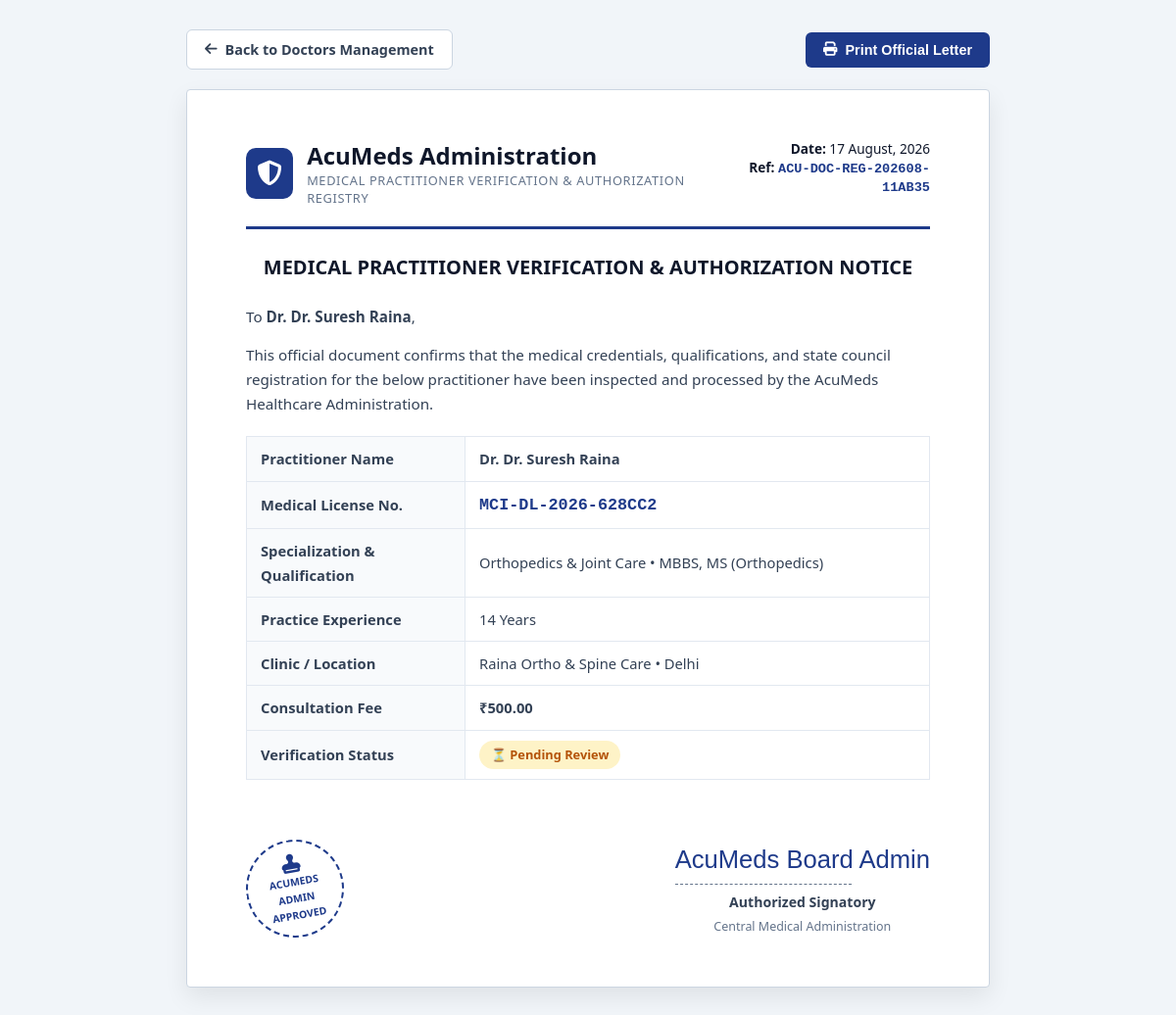
Screenshot of /doctor/11/letter (signed in) with the database file from the repository.
### app/models.py (models this page shows, shortened)
class Doctor(db.Model):
    __tablename__ = 'doctors'
    id = db.Column(db.Integer, primary_key=True)
    user_id = db.Column(db.Integer, db.ForeignKey('users.id'), nullable=False, unique=True)
    specialization = db.Column(db.String(120), nullable=False)
    qualification = db.Column(db.String(120), nullable=False)
    experience_years = db.Column(db.Integer, default=1)
    license_number = db.Column(db.String(80), nullable=False)
    clinic_name = db.Column(db.String(150))
    clinic_address = db.Column(db.Text)
    city = db.Column(db.String(80))
    consultation_fee = db.Column(db.Float, default=300.0)
    bio = db.Column(db.Text)
    rating = db.Column(db.Float, default=4.9)
    total_reviews = db.Column(db.Integer, default=0)
    is_verified = db.Column(db.Boolean, default=False)
    is_available = db.Column(db.Boolean, default=False)
    available_days = db.Column(db.String(100), default='Mon,Tue,Wed,Thu,Fri,Sat')
    available_time_start = db.Column(db.String(20), default='09:00 AM')
    available_time_end = db.Column(db.String(20), default='08:00 PM')
    avatar = db.Column(db.String(255), default='images/doctor-default.png')
    created_at = db.Column(db.DateTime, default=datetime.utcnow)
    verified_at = db.Column(db.DateTime, nullable=True)
    verification_notes = db.Column(db.Text, nullable=True)
    registration_ref = db.Column(db.String(100), nullable=True)
    approval_letter_ref = db.Column(db.String(100), nullable=True)
    rejection_reason = db.Column(db.Text, nullable=True)
    appointments = db.relationship('DoctorAppointment', backref='doctor', lazy=True, foreign_keys='DoctorAppointment.doctor_id', cascade='all, delete-orphan')
    prescriptions = db.relationship('DoctorPrescription', backref='doctor', lazy=True, foreign_keys='DoctorPrescription.doctor_id', cascade='all, delete-orphan')

class User(UserMixin, db.Model):
    __tablename__ = 'users'
    id = db.Column(db.Integer, primary_key=True)
    username = db.Column(db.String(80), unique=True, nullable=False)
    email = db.Column(db.String(120), unique=True, nullable=False)
    password_hash = db.Column(db.String(255), nullable=False)
    full_name = db.Column(db.String(120))
    phone = db.Column(db.String(20))
    address = db.Column(db.Text)
    city = db.Column(db.String(80))  # Location/city of user
    age = db.Column(db.Integer)
    gender = db.Column(db.String(20))
    role = db.Column(db.String(20), default='customer')
    created_at = db.Column(db.DateTime, default=datetime.utcnow)
    is_admin = db.Column(db.Boolean, default=False)
    is_active = db.Column(db.Boolean, default=True)
    orders = db.relationship('Order', backref='user', lazy=True, cascade='all, delete-orphan')
    cart_items = db.relationship('CartItem', backref='user', lazy=True, cascade='all, delete-orphan')
    prescriptions = db.relationship('Prescription', backref='user', lazy=True, cascade='all, delete-orphan')
    recommendations = db.relationship('Recommendation', backref='user', lazy=True, cascade='all, delete-orphan')
    shopkeeper = db.relationship('Shopkeeper', backref='user', uselist=False, cascade='all, delete-orphan')
    delivery_agent = db.relationship('DeliveryAgent', backref='user', uselist=False, cascade='all, delete-orphan')
    doctor = db.relationship('Doctor', backref='user', uselist=False, cascade='all, delete-orphan')
    patient_appointments = db.relationship('DoctorAppointment', backref='patient', lazy=True, foreign_keys='DoctorAppointment.patient_id', cascade='all, delete-orphan')
    patient_prescriptions = db.relationship('DoctorPrescription', backref='patient', lazy=True, foreign_keys='DoctorPrescription.patient_id', cascade='all, delete-orphan')
    notifications = db.relationship('Notification', backref='user', lazy=True, cascade='all, delete-orphan')
    ratings = db.relationship('MedicineRating', backref='user', lazy=True, cascade='all, delete-orphan')

### app/routes.py (the view)
@dashboard_bp.route('/doctor/<int:doctor_id>/letter')
@admin_required
def doctor_letter(doctor_id):
    doctor = Doctor.query.get_or_404(doctor_id)
    return render_template('dashboard/doctor_letter.html', doctor=doctor)

### app/routes.py (called while the page is built)
def admin_required(f):
    @wraps(f)
    def decorated_function(*args, **kwargs):
        if not current_user.is_authenticated:
            return redirect(url_for('auth.login'))
        if not current_user.is_admin:
            flash('You must be logged in as an admin', 'danger')
            logout_user()  # Log out non-admin users
            return redirect(url_for('auth.login'))
        return f(*args, **kwargs)
    return decorated_function

### templates/dashboard/doctor_letter.html (shortened to what this page needs)
<!DOCTYPE html>
<html lang="en">
<head>
  <link rel="stylesheet" href="https://cdnjs.cloudflare.com/ajax/libs/font-awesome/6.4.0/css/all.min.css">
</head>
<body>
  <div class="toolbar">
    <a href="{{ url_for('dashboard.manage_doctors') }}" class="btn btn-outline">
      <i class="fa-solid fa-arrow-left"></i> Back to Doctors Management
    </a>
    <button onclick="window.print()" class="btn btn-primary">
      <i class="fa-solid fa-print"></i> Print Official Letter
    </button>
  </div>
  <div class="letterhead-paper">
    <header class="letter-header">
      <div class="brand-section">
        <div class="brand-logo">
          <i class="fa-solid fa-shield-halved"></i>
        </div>
        <div class="brand-title">
          <h1>AcuMeds Administration</h1>
          <p>Medical Practitioner Verification & Authorization Registry</p>
        </div>
      </div>
      <div class="meta-section">
        <div><strong>Date:</strong> {{ doctor.verified_at.strftime('%d %B, %Y') if doctor.verified_at else (doctor.created_at.strftime('%d %B, %Y') if doctor.created_at else 'Today') }}</div>
        <div><strong>Ref:</strong> <code style="color: var(--primary); font-weight: bold;">{{ doctor.approval_letter_ref or doctor.registration_ref or ('ACU-DOC-' ~ doctor.id) }}</code></div>
      </div>
    </header>
    <div class="letter-title">
      <h2>Medical Practitioner Verification & Authorization Notice</h2>
    </div>
    <div style="font-size: 0.95rem; line-height: 1.65; color: #334155;">
      <p style="margin-bottom: 14px;">
        To <strong>Dr. {{ doctor.user.full_name or doctor.user.username }}</strong>,
      </p>
      <p>
        This official document confirms that the medical credentials, qualifications, and state council registration for the below practitioner have been inspected and processed by the AcuMeds Healthcare Administration.
      </p>
      <table class="details-table">
        <tbody>
          <tr>
            <th>Practitioner Name</th>
            <td><strong>Dr. {{ doctor.user.full_name or doctor.user.username }}</strong></td>
          </tr>
          <tr>
            <th>Medical License No.</th>
            <td><strong style="font-family: monospace; font-size: 1.05rem; color: #1e3a8a;">{{ doctor.license_number }}</strong></td>
          </tr>
          <tr>
            <th>Specialization & Qualification</th>
            <td>{{ doctor.specialization }} • {{ doctor.qualification }}</td>
          </tr>
          <tr>
            <th>Practice Experience</th>
            <td>{{ doctor.experience_years }} Years</td>
          </tr>
          <tr>
            <th>Clinic / Location</th>
            <td>{{ doctor.clinic_name or 'Clinic' }} • {{ doctor.city or 'Delhi' }}</td>
          </tr>
          <tr>
            <th>Consultation Fee</th>
            <td><strong>₹{{ "%.2f"|format(doctor.consultation_fee) }}</strong></td>
          </tr>
          <tr>
            <th>Verification Status</th>
            <td>
              {% if doctor.is_verified %}
                <span class="status-badge status-approved">✓ Approved & Certified</span>
              {% else %}
                <span class="status-badge status-pending">⏳ Pending Review</span>
              {% endif %}
            </td>
          </tr>
        </tbody>
      </table>
      <div class="signatures-section">
        <div class="signature-block">
          <div class="seal-box">
            <i class="fa-solid fa-stamp" style="font-size: 1.2rem; margin-bottom: 2px;"></i>
            AcuMeds<br>Admin<br>Approved
          </div>
        </div>
        <div class="signature-block">
          <div style="font-family: 'Brush Script MT', cursive, sans-serif; font-size: 1.6rem; color: var(--primary); margin-bottom: 4px;">
            AcuMeds Board Admin
          </div>
          <div class="signature-line"></div>
          <strong style="font-size: 0.88rem; display: block;">Authorized Signatory</strong>
          <span style="font-size: 0.78rem; color: var(--slate-500);">Central Medical Administration</span>
        </div>
      </div>
    </div>
  </div>
</body>
</html>

### templates/dashboard/doctor_letter.html (style rules this page uses)
:root { --primary: #1e3a8a; --primary-accent: #3b82f6; --success: #10b981; --slate-900: #0f172a; --slate-700: #334155; --slate-500: #64748b; --slate-100: #f8fafc; --border: #cbd5e1; }
* { box-sizing: border-box; margin: 0; padding: 0; }
body { font-family: 'Segoe UI', Roboto, Helvetica, Arial, sans-serif; background: #f1f5f9; color: var(--slate-900); padding: 30px 15px; display: flex; flex-direction: column; align-items: center; }
.toolbar { width: 100%; max-width: 820px; margin-bottom: 20px; display: flex; justify-content: space-between; align-items: center; }
.btn { display: inline-flex; align-items: center; gap: 8px; padding: 10px 18px; border-radius: 6px; font-size: 0.9rem; font-weight: 600; text-decoration: none; cursor: pointer; border: none; transition: all 0.2s; }
.btn-primary { background: var(--primary); color: white; }
.btn-outline { background: white; color: var(--slate-700); border: 1px solid var(--border); }
.letterhead-paper { width: 100%; max-width: 820px; background: #ffffff; border: 1px solid #cbd5e1; border-radius: 4px; box-shadow: 0 10px 25px rgba(0, 0, 0, 0.08); padding: 50px 60px; position: relative; }
.letter-header { display: flex; justify-content: space-between; align-items: flex-start; border-bottom: 3px solid var(--primary); padding-bottom: 20px; margin-bottom: 25px; }
.brand-section { display: flex; align-items: center; gap: 14px; }
.brand-logo { width: 52px; height: 52px; background: var(--primary); border-radius: 10px; display: flex; align-items: center; justify-content: center; color: white; font-size: 1.6rem; }
.brand-title h1 { font-size: 1.5rem; color: var(--slate-900); font-weight: 800; }
.brand-title p { font-size: 0.8rem; color: var(--slate-500); text-transform: uppercase; letter-spacing: 0.05em; }
.meta-section { text-align: right; font-size: 0.85rem; }
.letter-title { text-align: center; margin: 20px 0 25px 0; }
.letter-title h2 { font-size: 1.25rem; font-weight: 800; color: var(--slate-900); text-transform: uppercase; }
.details-table { width: 100%; border-collapse: collapse; margin: 20px 0; font-size: 0.92rem; }
.details-table th, .details-table td { border: 1px solid #e2e8f0; padding: 10px 14px; text-align: left; }
.details-table th { background: #f8fafc; width: 32%; color: var(--slate-700); }
.status-badge { display: inline-block; padding: 4px 12px; border-radius: 20px; font-weight: 700; font-size: 0.8rem; }
.status-pending { background: #fef3c7; color: #b45309; }
.signatures-section { display: flex; justify-content: space-between; align-items: flex-end; margin-top: 40px; padding-top: 20px; }
.signature-block { text-align: center; }
.signature-line { width: 180px; border-top: 1px dashed var(--slate-500); margin-bottom: 6px; }
.seal-box { width: 100px; height: 100px; border: 2px dashed var(--primary); border-radius: 50%; display: flex; flex-direction: column; align-items: center; justify-content: center; text-align: center; color: var(--primary); font-size: 0.65rem; font-weight: 800; text-transform: uppercase; padding: 4px; transform: rotate(-10deg); }

### rows the page displays
Doctor: verified_at "17 August, 2026", approval_letter_ref+registration_ref "ACU-DOC-REG-202608-11AB35", license_number "MCI-DL-2026-628CC2", specialization "Orthopedics & Joint Care", qualification "MBBS, MS (Orthopedics)", experience_years "14", clinic_name "Raina Ortho & Spine Care", city "Delhi", consultation_fee "500.00"
User: user "Dr. Suresh Raina"
